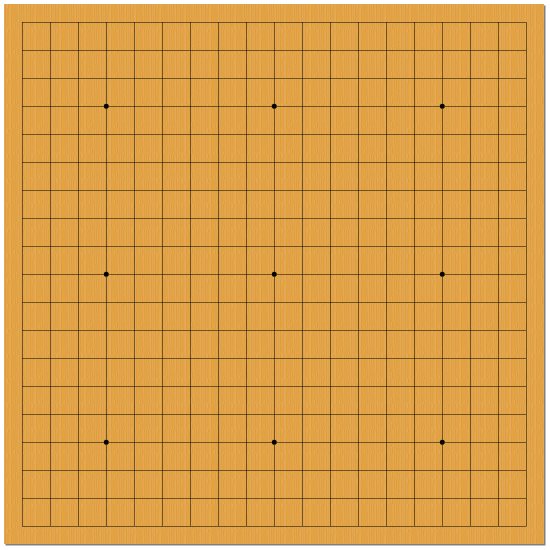
#> input picture Board.png, 1100 x 1100 px (shown at 1/2 size)
$ python -i main.py   (imports and definitions only)
#> lines starting #> are read from the running program, lines starting #| are printed output that depends on the picture; after the words box and inside, x2 and y2 are one past the last pixel; in counts of white or black regions, pixels touching at a corner belong together
#> further down, picture is the input picture: shape (1100, 1100, 3); mean B, G, R 75.7, 160.7, 218.6
import os
import re
import cv2
import matplotlib.pyplot as plt
import numpy as np

from glob import glob
from tqdm import tqdm
from PIL import Image

'''
# hyperparameters
'''
exit_black_array = []
exit_white_array = []
White = []
Black = []
global_array = [[[0 for col in range(1)] for col in range(19)] for row in range(19)]

radius =25
thinkness = -1

board_ratio = 56

fontFace = cv2.FONT_HERSHEY_SIMPLEX
fontScale = 1.5
number_thinkness = 3
space_coordinate = 10
lineType = cv2.LINE_AA


def reduce_highlights(img):
    img_gray = cv2.cvtColor(img, cv2.COLOR_BGR2GRAY)
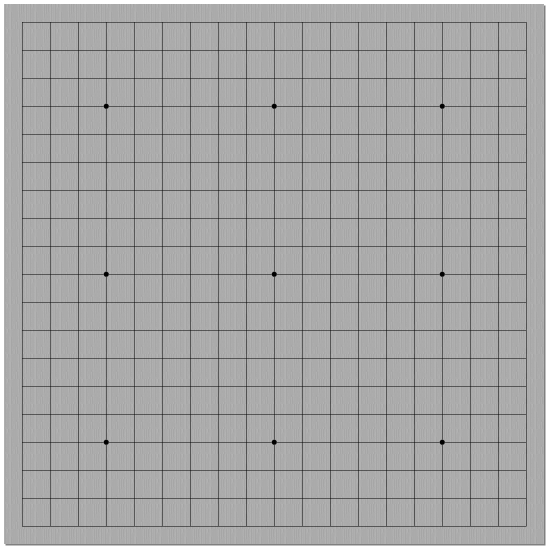
#> img_gray: shape (1100, 1100) (shown at 1/2 size); min 0, max 255, mean 168.2
    ret, thresh = cv2.threshold(img_gray, 200, 255, 0)
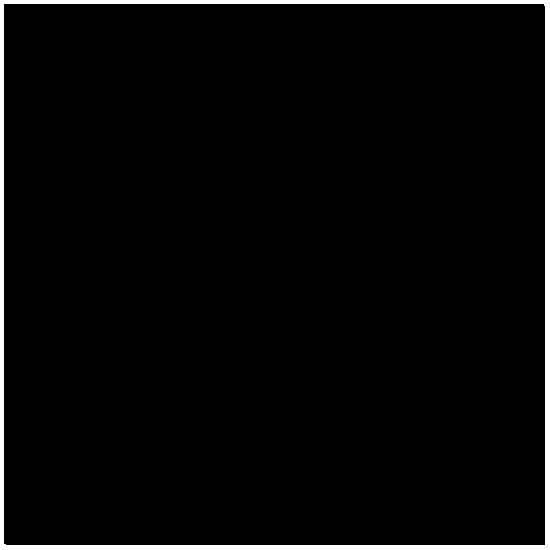
#> thresh: shape (1100, 1100) (shown at 1/2 size); 3.1% white; 1 white region, box (x1, y1, x2, y2) and area: (0, 0, 1100, 1100) 37129
    contours, hierarchy  = cv2.findContours(thresh.copy(),cv2.RETR_EXTERNAL, cv2.CHAIN_APPROX_SIMPLE)
#> contours = [[[0, 0], [0, 1099], [1099, 1099], [1099, 0]]]
    img_zero = np.zeros(img.shape, dtype=np.uint8)

    for contour in contours:
        x, y, w, h = cv2.boundingRect(contour)
        img_zero[y:y+h, x:x+w] = 0
        mask = img_zero
#> this loop made 1 pass
#> (contour, x, y, w, h) on pass 1: ([[0, 0], [0, 1099], [1099, 1099], [1099, 0]], 0, 0, 1100, 1100)
#> img_zero: shape (1100, 1100, 3); every value is 0

    result = cv2.illuminationChange(img, mask, alpha=0.2, beta=0.4)

    return result


# [250 lines left out: functions generate_output, main, not called in this run]

# [2 lines not run here, left out]

>>> import cv2
>>> picture = cv2.imread('Board.png')
>>> result = reduce_highlights(picture)
